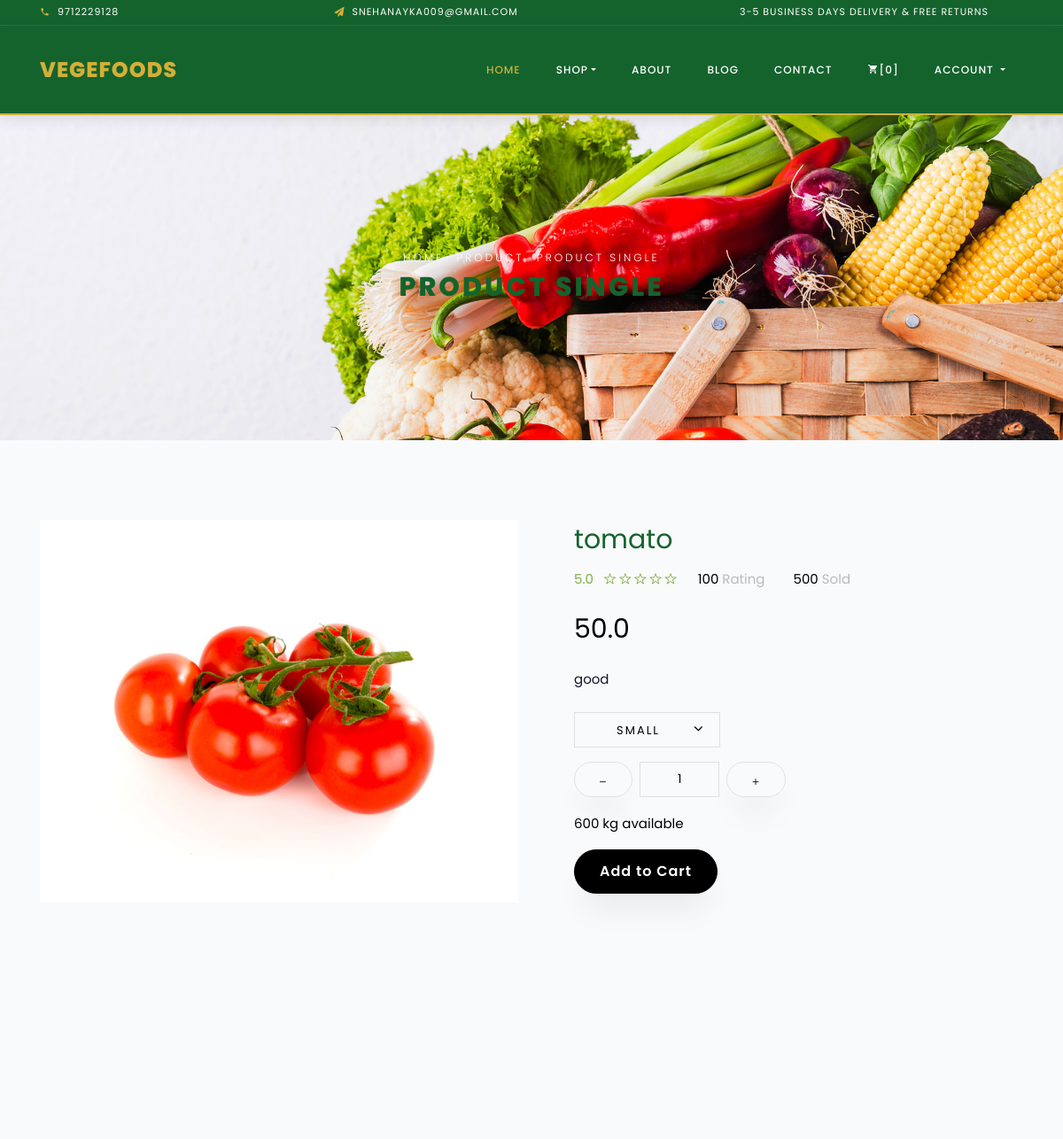
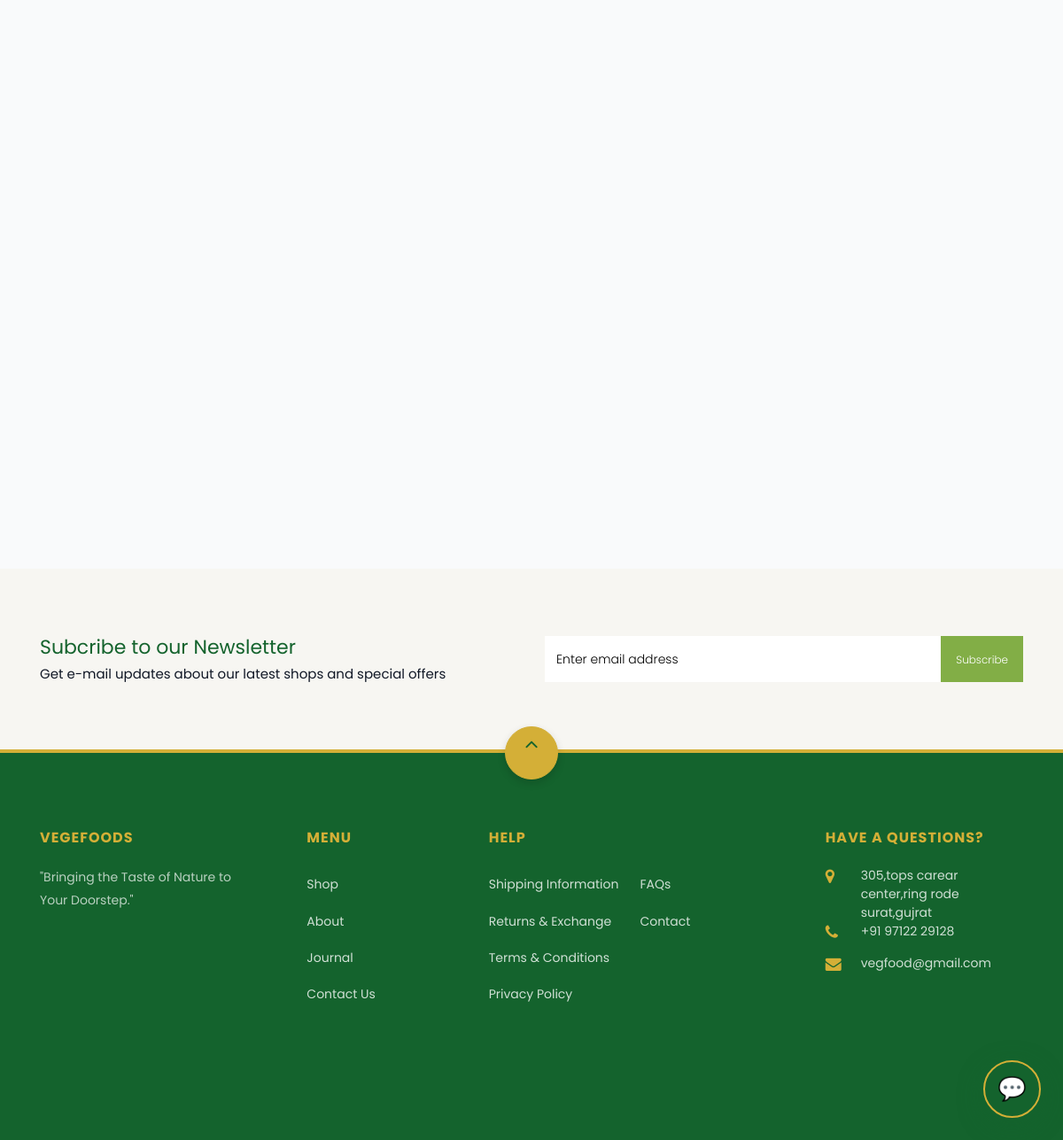
Screenshot of /product-single?pid=2 with the database file from the repository (2 pictures, top to bottom).
### myapp/models.py (models this page shows, shortened)
class Product(models.Model):
    category=models.ForeignKey(Category,on_delete=models.CASCADE)
    name=models.CharField(max_length=20)
    price=models.FloatField()
    quntity=models.DecimalField(max_digits=10,decimal_places=2)
    description=models.TextField()
    image=models.ImageField(upload_to='pro_image/',null=True,blank=True)
    sale_price=models.DecimalField(max_digits=10,decimal_places=2,null=True,blank=True)
    unit=models.CharField(max_length=100,default="kg")
    stock=models.PositiveBigIntegerField(default=0,null=True,blank=True)
    is_available=models.BooleanField(default=True,blank=True,null=True)
    is_featured=models.BooleanField(default=False,null=True)
    is_deal=models.BooleanField(default=False,null=True)
    deal_price=models.DecimalField(max_digits=10,decimal_places=2,null=True,blank=True)
    deal_end=models.DateTimeField(null=True,blank=True)

### myapp/views.py (the view)
# urls.py: path('product-single',product_single,name="product_single"),
def product_single(request):
    pid=request.GET.get('pid')
    product_detail=Product.objects.get(pk=pid)
    return render(request,"product_single.html",{"product_detail":product_detail})

### myapp/templates/product_single.html (shortened to what this page needs)
{% extends 'base.html' %}
{% block main %}
    <div class="hero-wrap hero-bread" style="background-image: url('/static/images/bg_1.jpg');">
      <div class="container">
        <div class="row no-gutters slider-text align-items-center justify-content-center">
          <div class="col-md-9 ftco-animate text-center">
          	<p class="breadcrumbs"><span class="mr-2"><a href="{% url  'index' %}">Home</a></span> <span class="mr-2"><a href="{% url  'index' %}">Product</a></span> <span>Product Single</span></p>
            <h1 class="mb-0 bread">Product Single</h1>
          </div>
        </div>
      </div>
    </div>
    <section class="ftco-section">
    	<div class="container">
    		<div class="row">
    			<div class="col-lg-6 mb-5 ftco-animate">
    				<a href="{{product_detail.image.url}}" class="image-popup"><img src="{{product_detail.image.url}}" class="img-fluid" alt="Colorlib Template"></a>
    			</div>
    			<div class="col-lg-6 product-details pl-md-5 ftco-animate">
    				<h3>{{product_detail.name}}</h3>
    				<div class="rating d-flex">
							<p class="text-left mr-4">
								<a href="#" class="mr-2">5.0</a>
								<a href="#"><span class="ion-ios-star-outline"></span></a>
								<a href="#"><span class="ion-ios-star-outline"></span></a>
								<a href="#"><span class="ion-ios-star-outline"></span></a>
								<a href="#"><span class="ion-ios-star-outline"></span></a>
								<a href="#"><span class="ion-ios-star-outline"></span></a>
							</p>
							<p class="text-left mr-4">
								<a href="#" class="mr-2" style="color: #000;">100 <span style="color: #bbb;">Rating</span></a>
							</p>
							<p class="text-left">
								<a href="#" class="mr-2" style="color: #000;">500 <span style="color: #bbb;">Sold</span></a>
							</p>
						</div>
    				<p class="price"><span>{{product_detail.price}}</span></p>
    				<p>{{product_detail.description}}</p>
						<div class="row mt-4">
							<div class="col-md-6">
								<div class="form-group d-flex">
		              <div class="select-wrap">
	                  <div class="icon"><span class="ion-ios-arrow-down"></span></div>
	                  <select name="" id="" class="form-control">
	                  	<option value="">Small</option>
	                  </select>
	                </div>
		            </div>
							</div>
							<div class="input-group col-md-6 d-flex mb-3">
	             	<span class="input-group-btn mr-2">
	                	<button type="button" class="quantity-left-minus btn"  data-type="minus" data-field="">
	                   <i class="ion-ios-remove"></i>
	                	</button>
	            		</span>
	             	<input type="text" id="quantity" name="quantity" class="form-control input-number" value="1" min="1" max="100">
	             	<span class="input-group-btn ml-2">
	                	<button type="button" class="quantity-right-plus btn" data-type="plus" data-field="">
	                     <i class="ion-ios-add"></i>
	                 </button>
	             	</span>
	          	</div>
	          	<div class="col-md-12">
	          		<p style="color: #000;">600 kg available</p>
	          	</div>
          	</div>
          	<p><a href="{% url  'cart' %}" class="btn btn-black py-3 px-5">Add to Cart</a></p>
    			</div>
    		</div>
    	</div>
    </section>
    <section class="ftco-section">
    	<div class="container">
				<div class="row justify-content-center mb-3 pb-3">
        </div>
    	</div>
    	<div class="container">
    		<div class="row">
    		</div>
    	</div>
    </section>
		<section class="ftco-section ftco-no-pt ftco-no-pb py-5 bg-light">
      <div class="container py-4">
        <div class="row d-flex justify-content-center py-5">
          <div class="col-md-6">
          	<h2 style="font-size: 22px;" class="mb-0">Subcribe to our Newsletter</h2>
          	<span>Get e-mail updates about our latest shops and special offers</span>
          </div>
          <div class="col-md-6 d-flex align-items-center">
            <form action="#" class="subscribe-form">
              <div class="form-group d-flex">
                <input type="text" class="form-control" placeholder="Enter email address">
                <input type="submit" value="Subscribe" class="submit px-3">
              </div>
            </form>
          </div>
        </div>
      </div>
    </section>
	{%endblock%}

### static/css/custom.css (style rules this page uses)
:root { --primary: #14632D; --primary-hover: #1e803e; --primary-light: #eef7e4; --secondary: #22C55E; --accent: #D4AF37; --accent-hover: #b8952b; --bg-color: #F9FAFB; --text-dark: #111827; --text-light: #4b5563; --card-shadow: 0 10px 30px rgba(20, 99, 45, 0.05); --card-shadow-hover: 0 20px 40px rgba(20, 99, 45, 0.15); --border-radius: 16px; --transition-smooth: all 0.3s cubic-bezier(0.4, 0, 0.2, 1); }
body { background-color: var(--bg-color) !important; color: var(--text-dark) !important; font-family: 'Poppins', Arial, sans-serif !important; }
.btn { border-radius: 30px !important; font-weight: 600 !important; letter-spacing: 1px; padding: 12px 28px !important; transition: var(--transition-smooth) !important; }
h1, h2, h3, h4, h5, .h1, .h2, .h3, .h4, .h5 { color: var(--primary) !important; font-family: 'Poppins', Arial, sans-serif !important; }

### rows the page displays
Product: image (picture), name "tomato", price "50.0", description "good"
